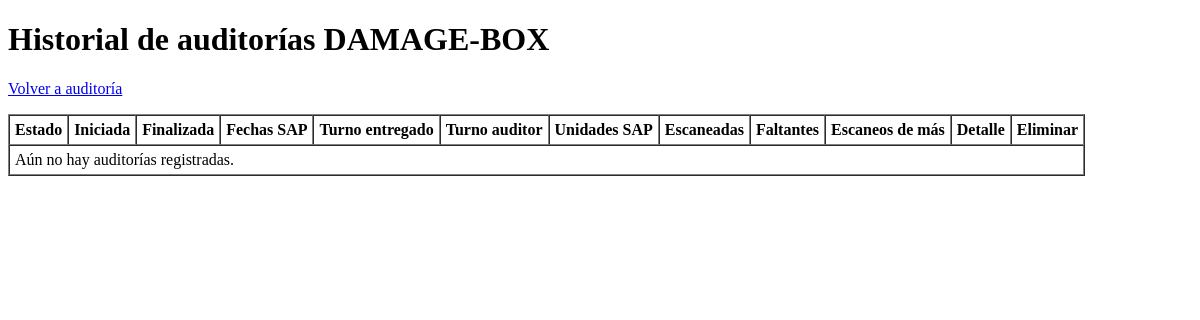
/reportes/, run on an earlier commit of the app's database.
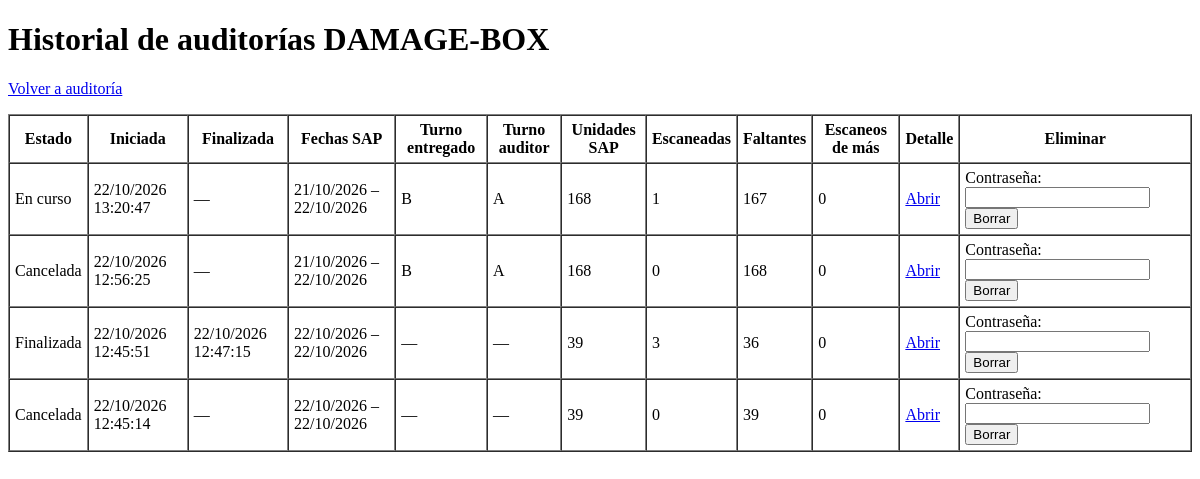
And on a later commit of the database.
### audit/models.py (models this page shows)
class AuditReport(models.Model):
    IN_PROGRESS = "EN_CURSO"
    FINISHED = "FINALIZADA"
    CANCELED = "CANCELADA"
    STATUS_CHOICES = [
        (IN_PROGRESS, "En curso"),
        (FINISHED, "Finalizada"),
        (CANCELED, "Cancelada"),
    ]
    started_at = models.DateTimeField()
    finished_at = models.DateTimeField(null=True, blank=True)
    from_date = models.DateField()
    to_date = models.DateField()
    source_shift = models.CharField(max_length=10, blank=True, default="")
    review_shift = models.CharField(max_length=10, blank=True, default="")
    status = models.CharField(max_length=12, choices=STATUS_CHOICES, default=IN_PROGRESS)
    rows_data = models.JSONField(default=list)
    total_units = models.PositiveIntegerField(default=0)
    scanned_units = models.PositiveIntegerField(default=0)
    missing_units = models.PositiveIntegerField(default=0)
    excess_units = models.PositiveIntegerField(default=0)
    blocked_rows = models.PositiveIntegerField(default=0)
    class Meta:
        ordering = ["-started_at"]

### audit/views.py (the view)
# urls.py: path("reportes/", report_list, name="audit-reports"),
def report_list(request):
    return render(request, "audit/reports.html", {
        "reports": AuditReport.objects.all(),
    })

### audit/templates/audit/reports.html (shortened to what this page needs)
<!doctype html>
<html lang="es">
<head>
</head>
<body>
    <h1>Historial de auditorías DAMAGE-BOX</h1>
    <p><a href="{% url 'audit' %}">Volver a auditoría</a></p>
    <table border="1" cellpadding="5" cellspacing="0">
        <thead>
            <tr>
                <th>Estado</th>
                <th>Iniciada</th>
                <th>Finalizada</th>
                <th>Fechas SAP</th>
                <th>Turno entregado</th>
                <th>Turno auditor</th>
                <th>Unidades SAP</th>
                <th>Escaneadas</th>
                <th>Faltantes</th>
                <th>Escaneos de más</th>
                <th>Detalle</th>
                <th>Eliminar</th>
            </tr>
        </thead>
        <tbody>
            {% for report in reports %}
                <tr>
                    <td>{{ report.get_status_display }}</td>
                    <td>{{ report.started_at|date:"d/m/Y H:i:s" }}</td>
                    <td>{% if report.finished_at %}{{ report.finished_at|date:"d/m/Y H:i:s" }}{% else %}—{% endif %}</td>
                    <td>{{ report.from_date|date:"d/m/Y" }} – {{ report.to_date|date:"d/m/Y" }}</td>
                    <td>{{ report.source_shift|default:"—" }}</td>
                    <td>{{ report.review_shift|default:"—" }}</td>
                    <td>{{ report.total_units }}</td>
                    <td>{{ report.scanned_units }}</td>
                    <td>{{ report.missing_units }}</td>
                    <td>{{ report.excess_units }}</td>
                    <td><a href="{% url 'audit-report' report.pk %}">Abrir</a></td>
                    <td>
                        <form method="post" action="{% url 'audit-delete' report.pk %}" onsubmit="return confirm('¿Eliminar permanentemente esta auditoría?');">
                            <label>Contraseña: <input type="password" name="password" autocomplete="new-password" required></label>
                            <button type="submit">Borrar</button>
                        </form>
                    </td>
                </tr>
            {% empty %}
                <tr><td colspan="12">Aún no hay auditorías registradas.</td></tr>
            {% endfor %}
        </tbody>
    </table>
</body>
</html>

What changed in the data, as far as the page shows it:
added AuditReport: status "En curso", started_at "22/10/2026 13:20:47", from_date "21/10/2026", to_date "22/10/2026", source_shift "B", review_shift "A", total_units "168", scanned_units "1", missing_units "167", excess_units "0"
added AuditReport: status "Cancelada", started_at "22/10/2026 12:56:25", from_date "21/10/2026", to_date "22/10/2026", source_shift "B", review_shift "A", total_units "168", scanned_units "0", missing_units "168", excess_units "0"
added AuditReport: status "Finalizada", started_at "22/10/2026 12:45:51", finished_at "22/10/2026 12:47:15", from_date "22/10/2026", to_date "22/10/2026", source_shift "—", review_shift "—", total_units "39", scanned_units "3", missing_units "36", excess_units "0"
added AuditReport: status "Cancelada", started_at "22/10/2026 12:45:14", from_date "22/10/2026", to_date "22/10/2026", source_shift "—", review_shift "—", total_units "39", scanned_units "0", missing_units "39", excess_units "0"
Also different on the page:
text no longer shown: "Aún no hay auditorías registradas."
